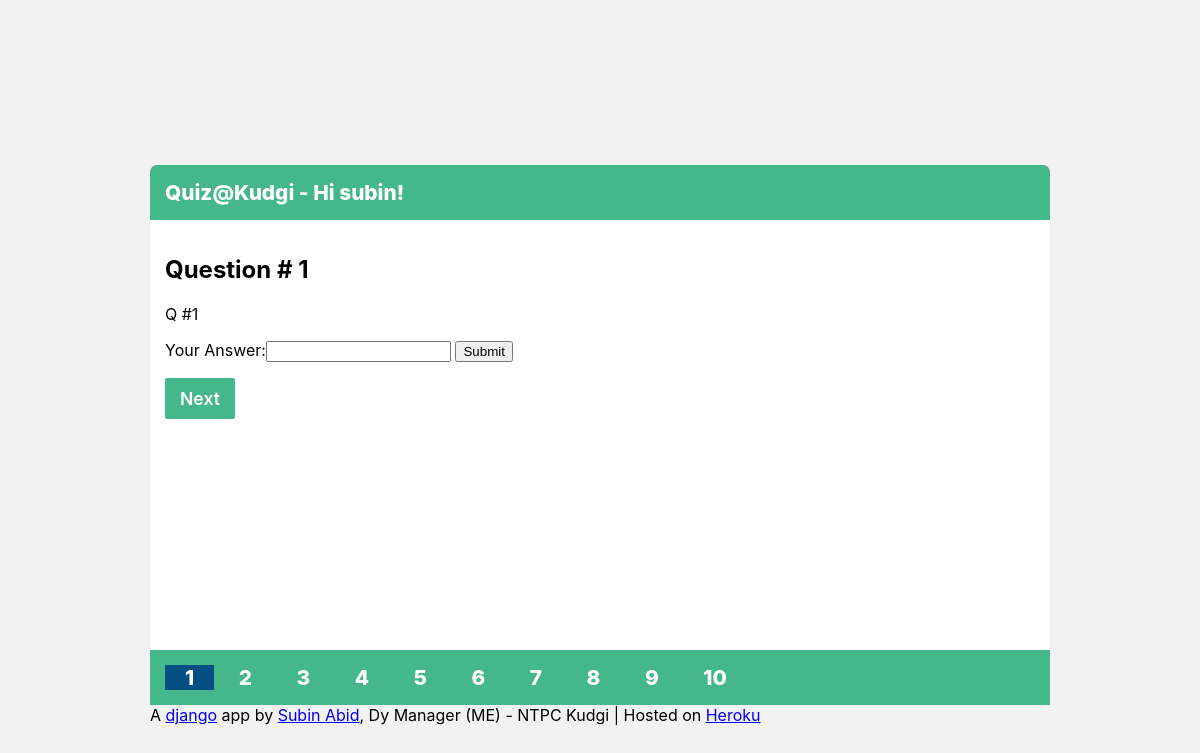
The page /quiz/1/ (signed in) on the database as committed earlier.
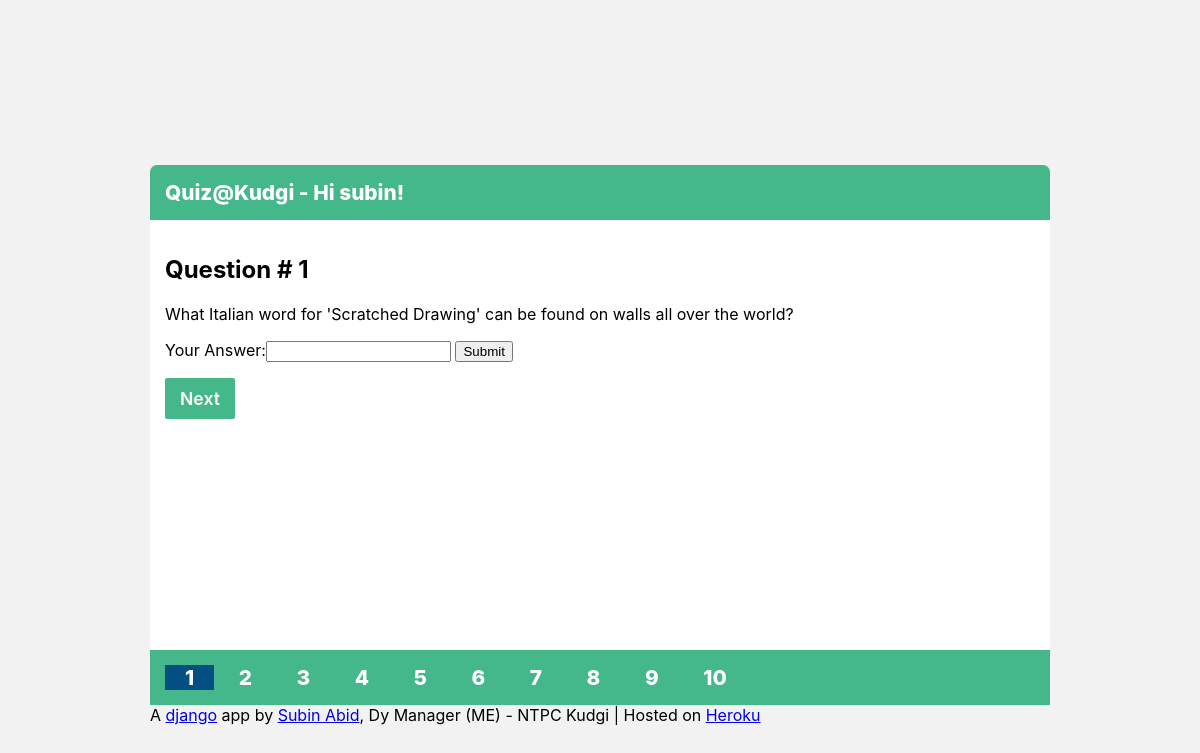
The same page on the database as committed later.
### quiz/models.py (models this page shows)
class question(models.Model):
    question_id = models.IntegerField()
    question_text = models.TextField()
    question_ans = models.TextField()
    has_options = models.CharField(max_length=2)
    has_media = models.CharField(max_length=200)

### quiz/views.py (the view)
# urls.py: path('<int:que_id>/', views.que, name='que'),
def que(request, que_id):
    que_list = question.objects.filter(question_id = que_id )
    q = question.objects.get(pk = que_id)
    has_options = q.has_options
    has_media = q.has_media
    form1 = OptionsForm()
    form2 = AnswerForm()
    context = {'que_list': que_list, 'que_id' : que_id,'has_options':has_options, 'has_media':has_media, 'form1' : form1, 'form2' : form2, 'range': range(10)}
    return render(request, 'quiz/que.html', context)

### quiz/forms.py
class OptionsForm(forms.Form):
    CHOICES=[('select1','select 1'),
             ('select2','select 2')]
    answer = forms.ChoiceField(label='Select Your Answer', choices=CHOICES,  widget = forms.RadioSelect)

class AnswerForm(forms.Form):
    answer = forms.CharField(label='Your Answer', max_length=100)

### quiz/templates/quiz/que.html (shortened to what this page needs)
{% extends 'base.html' %}
{% block hello %}
  {% if user.is_authenticated %}
     - Hi {{ user.username }}!
  {% endif %}
{% endblock %}
{% block content %}
  {% if user.is_authenticated %}
    {% if que_list %}
      {% for question in que_list %}
          <h2>Question # {{question.question_id}}</h2>
          <p>{{ question.question_text }}<p>
          {% if has_options == 'Y' %}
            <form action = "submit" method="post">
            {% csrf_token %}
            {{ form1 }}
            <input type="submit" value="Submit">
            </form>
          {% else %}
            <form action = "submit" method="post">
            {{ form2 }}
            <input type="submit" value="Submit">
            </form>
          {% endif %}
          {% if que_id == 1 %}
            <p><a href="/quiz/{{que_id | add:"1" }}/" class = "button">Next</a></p>
          {% elif que_id < 10 %}
            <p><a href="/quiz/{{que_id | add:"-1" }}/"  class = "button">Previous</a> <a href="/quiz/{{que_id | add:"1" }}/"  class = "button">Next</a></p>
          {% else %}
            <p>Thank you for taking the test <a href="{% url 'submission' %}">click here </a> to view your submission</p>
          {% endif %}
      {% endfor %}
    {% endif %}
  {% else %}
    <p>unauthorised access</p>
  {% endif %}
{% endblock %}
{% block progress %}
  {% for i in range %}
    {% if forloop.counter == que_id %}
      <a href="/quiz/{{ forloop.counter }}/" class = "thisquestion"> {{ forloop.counter }}</a>
    {% else %}
      <a href="/quiz/{{ forloop.counter }}/"> {{ forloop.counter }}</a>
    {% endif%}
  {% endfor %}
{% endblock %}

Rows that differ between the two databases and show on the page:
changed question: question_text "Q #1" → "What Italian word for 'Scratched Drawing' can be found on walls all over the world?"
